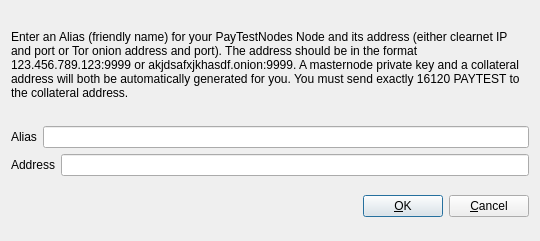
<?xml version="1.0" encoding="UTF-8"?>
<ui version="4.0">
 <class>AddEditAdrenalineNode</class>
 <widget class="QDialog" name="AddEditAdrenalineNode">
  <property name="geometry">
   <rect>
    <x>0</x>
    <y>0</y>
    <width>540</width>
    <height>241</height>
   </rect>
  </property>
  <property name="windowTitle">
   <string>Add/Edit PayTestNodes Node</string>
  </property>
  <property name="modal">
   <bool>true</bool>
  </property>
  <layout class="QVBoxLayout" name="verticalLayout">
   <item>
    <layout class="QVBoxLayout" name="verticalLayout_2">
     <property name="topMargin">
      <number>0</number>
     </property>
     <property name="bottomMargin">
      <number>0</number>
     </property>
     <item>
      <widget class="QLabel" name="label_3">
       <property name="sizePolicy">
        <sizepolicy hsizetype="Preferred" vsizetype="Expanding">
         <horstretch>0</horstretch>
         <verstretch>0</verstretch>
        </sizepolicy>
       </property>
       <property name="text">
        <string>&lt;html&gt;&lt;head/&gt;&lt;body&gt;&lt;p&gt;Enter an Alias (friendly name) for your PayTestNodes Node and its address (either clearnet IP and port or Tor onion address and port).  The address should be in the format 123.456.789.123:9999 or akjdsafxjkhasdf.onion:9999.  A masternode private key and a collateral address will both be automatically generated for you.  You must send exactly 16120 PAYTEST to the collateral address.&lt;/p&gt;&lt;/body&gt;&lt;/html&gt;</string>
       </property>
       <property name="wordWrap">
        <bool>true</bool>
       </property>
      </widget>
     </item>
     <item>
      <layout class="QHBoxLayout" name="horizontalLayout">
       <property name="bottomMargin">
        <number>0</number>
       </property>
       <item>
        <widget class="QLabel" name="label">
         <property name="text">
          <string>Alias</string>
         </property>
        </widget>
       </item>
       <item>
        <widget class="QLineEdit" name="aliasLineEdit"/>
       </item>
      </layout>
     </item>
     <item>
      <layout class="QHBoxLayout" name="horizontalLayout_2">
       <property name="bottomMargin">
        <number>0</number>
       </property>
       <item>
        <widget class="QLabel" name="label_2">
         <property name="text">
          <string>Address</string>
         </property>
        </widget>
       </item>
       <item>
        <widget class="QLineEdit" name="addressLineEdit"/>
       </item>
      </layout>
     </item>
     <item>
      <layout class="QHBoxLayout" name="horizontalLayout_3">
       <property name="bottomMargin">
        <number>0</number>
       </property>
      </layout>
     </item>
    </layout>
   </item>
   <item>
    <layout class="QHBoxLayout" name="horizontalLayout_Buttons">
     <item>
      <spacer name="horizontalSpacer_1">
       <property name="orientation">
        <enum>Qt::Horizontal</enum>
       </property>
       <property name="sizeHint" stdset="0">
        <size>
         <width>40</width>
         <height>48</height>
        </size>
       </property>
      </spacer>
     </item>
     <item>
      <widget class="QLabel" name="statusLabel">
       <property name="font">
        <font>
         <weight>75</weight>
         <bold>true</bold>
        </font>
       </property>
       <property name="text">
        <string/>
       </property>
       <property name="textFormat">
        <enum>Qt::PlainText</enum>
       </property>
       <property name="wordWrap">
        <bool>true</bool>
       </property>
      </widget>
     </item>
     <item>
      <spacer name="horizontalSpacer_2">
       <property name="orientation">
        <enum>Qt::Horizontal</enum>
       </property>
       <property name="sizeHint" stdset="0">
        <size>
         <width>40</width>
         <height>48</height>
        </size>
       </property>
      </spacer>
     </item>
     <item>
      <widget class="QPushButton" name="okButton">
       <property name="text">
        <string>&amp;OK</string>
       </property>
      </widget>
     </item>
     <item>
      <widget class="QPushButton" name="cancelButton">
       <property name="text">
        <string>&amp;Cancel</string>
       </property>
       <property name="autoDefault">
        <bool>false</bool>
       </property>
      </widget>
     </item>
    </layout>
   </item>
  </layout>
 </widget>
 <resources/>
 <connections/>
</ui>
